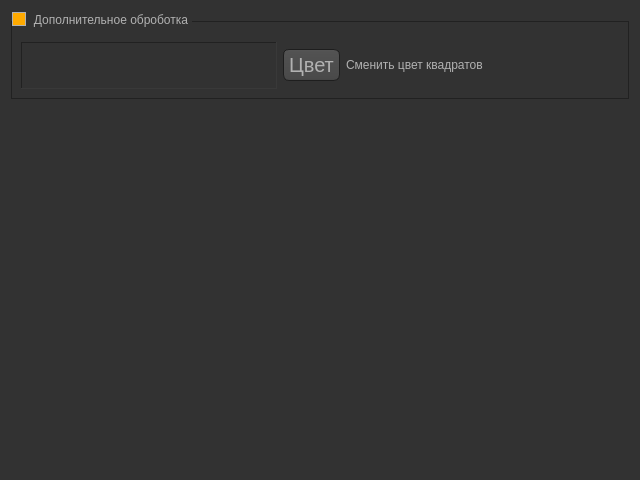
<?xml version="1.0" encoding="UTF-8"?>
<ui version="4.0">
 <class>Form</class>
 <widget class="QWidget" name="Form">
  <property name="geometry">
   <rect>
    <x>0</x>
    <y>0</y>
    <width>640</width>
    <height>480</height>
   </rect>
  </property>
  <property name="windowTitle">
   <string>Form</string>
  </property>
  <property name="styleSheet">
   <string notr="true">QToolTip
{
     border: 1px solid black;
     background-color: #ffa02f;
     padding: 1px;
     border-radius: 3px;
     opacity: 100;
}

QWidget
{
    color: #b1b1b1;
    background-color: #323232;
}

QTreeView, QListView
{
    background-color: silver;
    margin-left: 5px;
}

QWidget:item:hover
{
    background-color: QLinearGradient( x1: 0, y1: 0, x2: 0, y2: 1, stop: 0 #ffa02f, stop: 1 #ca0619);
    color: #000000;
}

QWidget:item:selected
{
    background-color: QLinearGradient( x1: 0, y1: 0, x2: 0, y2: 1, stop: 0 #ffa02f, stop: 1 #d7801a);
}

QMenuBar::item
{
    background: transparent;
}

QMenuBar::item:selected
{
    background: transparent;
    border: 1px solid #ffaa00;
}

QMenuBar::item:pressed
{
    background: #444;
    border: 1px solid #000;
    background-color: QLinearGradient(
        x1:0, y1:0,
        x2:0, y2:1,
        stop:1 #212121,
        stop:0.4 #343434/*,
        stop:0.2 #343434,
        stop:0.1 #ffaa00*/
    );
    margin-bottom:-1px;
    padding-bottom:1px;
}

QMenu
{
    border: 1px solid #000;
}

QMenu::item
{
    padding: 2px 20px 2px 20px;
}

QMenu::item:selected
{
    color: #000000;
}

QWidget:disabled
{
    color: #808080;
    background-color: #323232;
}

QAbstractItemView
{
    background-color: QLinearGradient( x1: 0, y1: 0, x2: 0, y2: 1, stop: 0 #4d4d4d, stop: 0.1 #646464, stop: 1 #5d5d5d);
}

QWidget:focus
{
    /*border: 1px solid darkgray;*/
}

QLineEdit
{
    background-color: QLinearGradient( x1: 0, y1: 0, x2: 0, y2: 1, stop: 0 #4d4d4d, stop: 0 #646464, stop: 1 #5d5d5d);
    padding: 1px;
    border-style: solid;
    border: 1px solid #1e1e1e;
    border-radius: 5;
}

QPushButton
{
    color: #b1b1b1;
    background-color: QLinearGradient( x1: 0, y1: 0, x2: 0, y2: 1, stop: 0 #565656, stop: 0.1 #525252, stop: 0.5 #4e4e4e, stop: 0.9 #4a4a4a, stop: 1 #464646);
    border-width: 1px;
    border-color: #1e1e1e;
    border-style: solid;
    border-radius: 6;
    padding: 3px;
    font-size: 20px;
    padding-left: 5px;
    padding-right: 5px;
    min-width: 40px;
}

QPushButton:pressed
{
    background-color: QLinearGradient( x1: 0, y1: 0, x2: 0, y2: 1, stop: 0 #2d2d2d, stop: 0.1 #2b2b2b, stop: 0.5 #292929, stop: 0.9 #282828, stop: 1 #252525);
}

QComboBox
{
    selection-background-color: #ffaa00;
    background-color: QLinearGradient( x1: 0, y1: 0, x2: 0, y2: 1, stop: 0 #565656, stop: 0.1 #525252, stop: 0.5 #4e4e4e, stop: 0.9 #4a4a4a, stop: 1 #464646);
    border-style: solid;
    border: 1px solid #1e1e1e;
    border-radius: 5;
}

QComboBox:hover,QPushButton:hover
{
    border: 2px solid QLinearGradient( x1: 0, y1: 0, x2: 0, y2: 1, stop: 0 #ffa02f, stop: 1 #d7801a);
}


QComboBox:on
{
    padding-top: 3px;
    padding-left: 4px;
    background-color: QLinearGradient( x1: 0, y1: 0, x2: 0, y2: 1, stop: 0 #2d2d2d, stop: 0.1 #2b2b2b, stop: 0.5 #292929, stop: 0.9 #282828, stop: 1 #252525);
    selection-background-color: #ffaa00;
}

QComboBox QAbstractItemView
{
    border: 2px solid darkgray;
    selection-background-color: QLinearGradient( x1: 0, y1: 0, x2: 0, y2: 1, stop: 0 #ffa02f, stop: 1 #d7801a);
}

QComboBox::drop-down
{
     subcontrol-origin: padding;
     subcontrol-position: top right;
     width: 15px;

     border-left-width: 0px;
     border-left-color: darkgray;
     border-left-style: solid; /* just a single line */
     border-top-right-radius: 3px; /* same radius as the QComboBox */
     border-bottom-right-radius: 3px;
 }

QComboBox::down-arrow
{
     image: url(:/dark_orange/img/down_arrow.png);
}

QGroupBox
{   
	border: 1px solid black;
    margin-top: 10px;
}

QGroupBox:focus
{
	border: 1px solid rgb(33,33,33)
}

QTextEdit:focus
{
    border: 1px solid darkgray;
}

QScrollBar:horizontal {
     border: 1px solid #222222;
     background: QLinearGradient( x1: 0, y1: 0, x2: 0, y2: 1, stop: 0.0 #121212, stop: 0.2 #282828, stop: 1 #484848);
     height: 7px;
     margin: 0px 16px 0 16px;
}

QScrollBar::handle:horizontal
{
      background: QLinearGradient( x1: 0, y1: 0, x2: 1, y2: 0, stop: 0 #ffa02f, stop: 0.5 #d7801a, stop: 1 #ffa02f);
      min-height: 20px;
      border-radius: 2px;
}

QScrollBar::add-line:horizontal {
      border: 1px solid #1b1b19;
      border-radius: 2px;
      background: QLinearGradient( x1: 0, y1: 0, x2: 1, y2: 0, stop: 0 #ffa02f, stop: 1 #d7801a);
      width: 14px;
      subcontrol-position: right;
      subcontrol-origin: margin;
}

QScrollBar::sub-line:horizontal {
      border: 1px solid #1b1b19;
      border-radius: 2px;
      background: QLinearGradient( x1: 0, y1: 0, x2: 1, y2: 0, stop: 0 #ffa02f, stop: 1 #d7801a);
      width: 14px;
     subcontrol-position: left;
     subcontrol-origin: margin;
}

QScrollBar::right-arrow:horizontal, QScrollBar::left-arrow:horizontal
{
      border: 1px solid black;
      width: 1px;
      height: 1px;
      background: white;
}

QScrollBar::add-page:horizontal, QScrollBar::sub-page:horizontal
{
      background: none;
}

QScrollBar:vertical
{
      background: QLinearGradient( x1: 0, y1: 0, x2: 1, y2: 0, stop: 0.0 #121212, stop: 0.2 #282828, stop: 1 #484848);
      width: 7px;
      margin: 16px 0 16px 0;
      border: 1px solid #222222;
}

QScrollBar::handle:vertical
{
      background: QLinearGradient( x1: 0, y1: 0, x2: 0, y2: 1, stop: 0 #ffa02f, stop: 0.5 #d7801a, stop: 1 #ffa02f);
      min-height: 20px;
      border-radius: 2px;
}

QScrollBar::add-line:vertical
{
      border: 1px solid #1b1b19;
      border-radius: 2px;
      background: QLinearGradient( x1: 0, y1: 0, x2: 0, y2: 1, stop: 0 #ffa02f, stop: 1 #d7801a);
      height: 14px;
      subcontrol-position: bottom;
      subcontrol-origin: margin;
}

QScrollBar::sub-line:vertical
{
      border: 1px solid #1b1b19;
      border-radius: 2px;
      background: QLinearGradient( x1: 0, y1: 0, x2: 0, y2: 1, stop: 0 #d7801a, stop: 1 #ffa02f);
      height: 14px;
      subcontrol-position: top;
      subcontrol-origin: margin;
}

QScrollBar::up-arrow:vertical, QScrollBar::down-arrow:vertical
{
      border: 1px solid black;
      width: 1px;
      height: 1px;
      background: white;
}


QScrollBar::add-page:vertical, QScrollBar::sub-page:vertical
{
      background: none;
}

QTextEdit
{
    background-color: #242424;
}

QPlainTextEdit
{
    background-color: #242424;
}

QHeaderView::section
{
    background-color: QLinearGradient(x1:0, y1:0, x2:0, y2:1, stop:0 #616161, stop: 0.5 #505050, stop: 0.6 #434343, stop:1 #656565);
    color: white;
    padding-left: 4px;
    border: 1px solid #6c6c6c;
}

QCheckBox:disabled
{
	color: #414141;
}

QDockWidget::title
{
    text-align: center;
    spacing: 3px; /* spacing between items in the tool bar */	
	
	background-color: qlineargradient(spread:pad, x1:0, y1:0.318182, x2:0.693, y2:0.563, stop:0.147727 rgba(50, 50, 50, 255), stop:0.732955 rgba(235, 144, 37, 255));

/*    background-color: QLinearGradient(x1:0, y1:0, x2:0, y2:1, stop:0 #323232, stop: 0.5 #242424, stop:1 #323232); */
	border-radius: 5;
}

QDockWidget::close-button, QDockWidget::float-button
{
    text-align: center;
    spacing: 1px; /* spacing between items in the tool bar */
	background-color: rgb(235, 144, 37);
   /*  background-color: QLinearGradient(x1:0, y1:0, x2:0, y2:1, stop:0 #323232, stop: 0.5 #242424, stop:1 #323232); */
}

QDockWidget::close-button:hover, QDockWidget::float-button:hover
{
    background: #242424;
}

QDockWidget::close-button:pressed, QDockWidget::float-button:pressed
{
    padding: 1px -1px -1px 1px;
}



QToolBar::handle
{
     spacing: 3px; /* spacing between items in the tool bar */
     background: url(:/dark_orange/img/handle.png);
}

QMenu::separator
{
    height: 2px;
    background-color: QLinearGradient(x1:0, y1:0, x2:0, y2:1, stop:0 #161616, stop: 0.5 #151515, stop: 0.6 #212121, stop:1 #343434);
    color: white;
    padding-left: 4px;
    margin-left: 10px;
    margin-right: 5px;
}

QProgressBar
{
    border: 2px solid grey;
    border-radius: 5px;
    text-align: center;
}

QProgressBar::chunk
{
    background-color: #d7801a;
    width: 2.15px;
    margin: 0.5px;
}

QTabBar::tab {
    color: #b1b1b1;
    border: 1px solid #444;
    border-bottom-style: none;
    background-color: #323232;
    padding-left: 10px;
    padding-right: 10px;
    padding-top: 3px;
    padding-bottom: 2px;
    margin-right: -1px;
}

QTabWidget::pane {
    border: 1px solid #444;
    top: 1px;
}

QTabBar::tab:last
{
    margin-right: 0; /* the last selected tab has nothing to overlap with on the right */
    border-top-right-radius: 3px;
}

QTabBar::tab:first:!selected
{
	 margin-left: 0px; /* the last selected tab has nothing to overlap with on the right */


    border-top-left-radius: 3px;
}

QTabBar::tab:!selected
{
    color: #b1b1b1;
    border-bottom-style: solid;
    margin-top: 3px;
    background-color: QLinearGradient(x1:0, y1:0, x2:0, y2:1, stop:1 #212121, stop:.4 #343434);
}

QTabBar::tab:selected
{
    border-top-left-radius: 3px;
    border-top-right-radius: 3px;
    margin-bottom: 0px;
}

QTabBar::tab:!selected:hover
{
    /*border-top: 2px solid #ffaa00;
    padding-bottom: 3px;*/
    border-top-left-radius: 3px;
    border-top-right-radius: 3px;
    background-color: QLinearGradient(x1:0, y1:0, x2:0, y2:1, stop:1 #212121, stop:0.4 #343434, stop:0.2 #343434, stop:0.1 #ffaa00);
}

QRadioButton::indicator:checked, QRadioButton::indicator:unchecked{
    color: #b1b1b1;
    background-color: #323232;
    border: 1px solid #b1b1b1;
    border-radius: 6px;
}

QRadioButton::indicator:checked
{
    background-color: qradialgradient(
        cx: 0.5, cy: 0.5,
        fx: 0.5, fy: 0.5,
        radius: 1.0,
        stop: 0.25 #ffaa00,
        stop: 0.3 #323232
    );
}

QCheckBox::indicator{
    color: #b1b1b1;
    background-color: #323232;
    border: 1px solid #b1b1b1;
    width: 9px;
    height: 9px;
}

QRadioButton::indicator
{
    border-radius: 6px;
}

QRadioButton::indicator:hover, QCheckBox::indicator:hover
{
    border: 1px solid #ffaa00;
}

QCheckBox::indicator:checked
{
	image:url(:/dark_orange/img/checkbox.png);
	background-color: rgb(255, 170, 0);
	color: rgb(255, 170, 0);
}

QCheckBox::indicator:disabled, QRadioButton::indicator:disabled
{
    border: 1px solid #444;
}


QSlider::groove:horizontal {
    border: 1px solid #3A3939;
    height: 8px;
    background: #201F1F;
    margin: 2px 0;
    border-radius: 2px;
}

QSlider::handle:horizontal {
    background: QLinearGradient( x1: 0, y1: 0, x2: 0, y2: 1,
      stop: 0.0 silver, stop: 0.2 #a8a8a8, stop: 1 #727272);
    border: 1px solid #3A3939;
    width: 14px;
    height: 14px;
    margin: -4px 0;
    border-radius: 2px;
}

QSlider::groove:vertical {
    border: 1px solid #3A3939;
    width: 8px;
    background: #201F1F;
    margin: 0 0px;
    border-radius: 2px;
}

QSlider::handle:vertical {
    background: QLinearGradient( x1: 0, y1: 0, x2: 0, y2: 1, stop: 0.0 silver,
      stop: 0.2 #a8a8a8, stop: 1 #727272);
    border: 1px solid #3A3939;
    width: 14px;
    height: 14px;
    margin: 0 -4px;
    border-radius: 2px;
}

QAbstractSpinBox {
    padding-top: 2px;
    padding-bottom: 2px;
    border: 1px solid darkgray;

    border-radius: 2px;
    min-width: 50px;
}
QMainWindow{
	border-top: 2px solid black;
}

QGroupBox{
	border-color:rgb(33,33,33)
}

QGroupBox:hover{
	border-color:rgb(33,33,33)
}

QGroupBox::indicator {
    color: #b1b1b1;
    background-color: #323232;
    border: 1px solid #b1b1b1;
}

QGroupBox::indicator:checked
{
	background-color: rgb(255, 170, 0);
	color: rgb(255, 170, 0);
}

/* QMainWindow::separator
{
    background-color: QLinearGradient(x1:0, y1:0, x2:0, y2:1, stop:0 #161616, stop: 0.5 #151515, stop: 0.6 #212121, stop:1 #343434);
    color: white;
    padding-left: 4px;
    border: 1px solid #4c4c4c;
    spacing: 3px;  spacing between items in the tool bar 
}

QMainWindow::separator:hover
{

    background-color: QLinearGradient(x1:0, y1:0, x2:0, y2:1, stop:0 #d7801a, stop:0.5 #b56c17 stop:1 #ffa02f);
    color: white;
    padding-left: 4px;
    border: 1px solid #6c6c6c;
    spacing: 3px; /* spacing between items in the tool bar
}
*/

QMainWindow::separator
{
	width:0px; 
	height:0px;
}
</string>
  </property>
  <layout class="QVBoxLayout" name="verticalLayout" stretch="0,0">
   <item>
    <widget class="QGroupBox" name="groupBox_reactColor">
     <property name="title">
      <string>Дополнительное оброботка</string>
     </property>
     <property name="checkable">
      <bool>true</bool>
     </property>
     <layout class="QHBoxLayout" name="horizontalLayout">
      <property name="leftMargin">
       <number>9</number>
      </property>
      <property name="topMargin">
       <number>20</number>
      </property>
      <item>
       <widget class="showRectangle" name="graphicsView">
        <property name="sizePolicy">
         <sizepolicy hsizetype="Preferred" vsizetype="Maximum">
          <horstretch>0</horstretch>
          <verstretch>0</verstretch>
         </sizepolicy>
        </property>
        <property name="frameShape">
         <enum>QFrame::Panel</enum>
        </property>
        <property name="backgroundBrush">
         <brush brushstyle="NoBrush">
          <color alpha="255">
           <red>255</red>
           <green>255</green>
           <blue>255</blue>
          </color>
         </brush>
        </property>
        <property name="foregroundBrush">
         <brush brushstyle="NoBrush">
          <color alpha="255">
           <red>255</red>
           <green>255</green>
           <blue>255</blue>
          </color>
         </brush>
        </property>
        <property name="sceneRect">
         <rectf>
          <x>2.000000000000000</x>
          <y>2.000000000000000</y>
          <width>3.000000000000000</width>
          <height>3.000000000000000</height>
         </rectf>
        </property>
        <property name="dragMode">
         <enum>QGraphicsView::NoDrag</enum>
        </property>
       </widget>
      </item>
      <item>
       <widget class="QPushButton" name="pushButton_colorChange">
        <property name="sizePolicy">
         <sizepolicy hsizetype="Preferred" vsizetype="Fixed">
          <horstretch>0</horstretch>
          <verstretch>0</verstretch>
         </sizepolicy>
        </property>
        <property name="text">
         <string>Цвет</string>
        </property>
       </widget>
      </item>
      <item>
       <widget class="QLabel" name="label_2">
        <property name="sizePolicy">
         <sizepolicy hsizetype="Expanding" vsizetype="Maximum">
          <horstretch>0</horstretch>
          <verstretch>0</verstretch>
         </sizepolicy>
        </property>
        <property name="text">
         <string>Сменить цвет квадратов</string>
        </property>
        <property name="alignment">
         <set>Qt::AlignLeading|Qt::AlignLeft|Qt::AlignVCenter</set>
        </property>
       </widget>
      </item>
     </layout>
    </widget>
   </item>
   <item>
    <spacer name="verticalSpacer">
     <property name="orientation">
      <enum>Qt::Vertical</enum>
     </property>
     <property name="sizeHint" stdset="0">
      <size>
       <width>20</width>
       <height>40</height>
      </size>
     </property>
    </spacer>
   </item>
  </layout>
 </widget>
 <customwidgets>
  <customwidget>
   <class>showRectangle</class>
   <extends>QGraphicsView</extends>
   <header>showrectangle.h</header>
  </customwidget>
 </customwidgets>
 <resources/>
 <connections/>
</ui>
